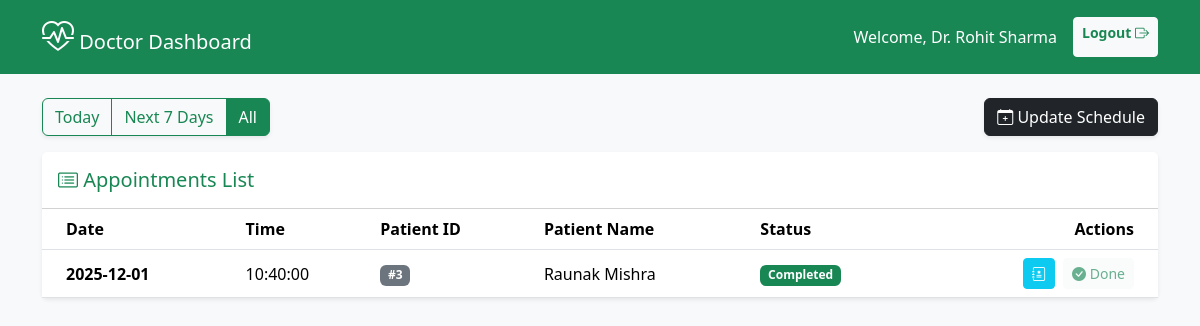
Page /doctor_dashboard (signed in) on the committed database.
### models.py (models this page shows)
class Doctor(db.Model):  # user role = 0
    id = db.Column(db.Integer(), primary_key=True)
    username = db.Column(db.String(100), unique=True, nullable=False)
    password = db.Column(db.String(20), nullable=False)
    department_id =  db.Column(db.Integer(),db.ForeignKey('department.id'), nullable=False)
    appointments = db.relationship('Appointment', backref='Doctor')

class Appointment(db.Model):
    id = db.Column(db.Integer(), primary_key=True)
    patient_id = db.Column(db.Integer(),db.ForeignKey('patient.id'), nullable=False)
    doctor_id = db.Column(db.Integer(), db.ForeignKey('doctor.id'), nullable=False)
    date = db.Column(db.Date, nullable=False)
    time = db.Column(db.Time, nullable=False)
    status = db.Column(db.String(100),nullable=False, default = 'Booked')
    treatment = db.relationship('Treatment', backref='appointment')

class Patient(db.Model):
    id = db.Column(db.Integer(), primary_key=True)
    username = db.Column(db.String(100), unique=True, nullable=False)
    password = db.Column(db.String(20), nullable=False)
    full_name = db.Column(db.String(120), nullable=False)
    address = db.Column(db.String(200), nullable=False)
    pincode = db.Column(db.Integer(), nullable=False)
    contact = db.Column(db.Integer(), nullable=False)
    appointments = db.relationship('Appointment', backref='Patient')

### routes.py (the view)
@app.route('/doctor_dashboard')
def doctor_dashboard():
    if 'role' not in session or session['role'] != 'doctor':
        return redirect(url_for('login'))
    doctor_id = session['user_id']
    doctor = Doctor.query.get(doctor_id)
    filter_type = request.args.get('filter')
    query = Appointment.query.filter_by(doctor_id=session['user_id'])
    today = date.today()
    if filter_type == 'today':
        query = query.filter(Appointment.date == today)
    elif filter_type == 'week':
        next_week = today + timedelta(days=7)
        query = query.filter(Appointment.date >= today, Appointment.date <= next_week)
    appointments = query.order_by(Appointment.date.asc(), Appointment.time.asc()).all()
    return render_template('doctor_dashboard.html', appointments=appointments, filter_type=filter_type, doctor=doctor)

### templates/doctor_dashboard.html (shortened to what this page needs)
<!DOCTYPE html>
<html lang="en">
<head>
    <link href="https://cdn.jsdelivr.net/npm/bootstrap@5.3.3/dist/css/bootstrap.min.css" rel="stylesheet">
    <link rel="stylesheet" href="https://cdn.jsdelivr.net/npm/bootstrap-icons@1.11.3/font/bootstrap-icons.min.css">
</head>
<body class="bg-light">
    <nav class="navbar navbar-expand-lg navbar-dark bg-success mb-4">
        <div class="container">
            <a class="navbar-brand" href="#"><i class="bi bi-heart-pulse fs-2"></i> Doctor Dashboard</a>
            <div class="d-flex">
                <span class="navbar-text text-white me-3">Welcome, {{ doctor.username }}</span>
                <a href="{{ url_for('logout') }}" class="btn btn-light btn-sm fw-bold text-success">Logout <i class="bi bi-box-arrow-right"></i></a>
            </div>
        </div>
    </nav>
    <div class="container">
        <div class="d-flex justify-content-between align-items-center mb-3">
            <div class="btn-group shadow-sm">
                <a href="{{ url_for('doctor_dashboard', filter='today') }}" class="btn btn-outline-success {% if filter_type == 'today' %}active{% endif %}">
                    Today
                </a>
                <a href="{{ url_for('doctor_dashboard', filter='week') }}" class="btn btn-outline-success {% if filter_type == 'week' %}active{% endif %}">
                    Next 7 Days
                </a>
                <a href="{{ url_for('doctor_dashboard') }}" class="btn btn-outline-success {% if not filter_type %}active{% endif %}">
                    All
                </a>
            </div>
            <a href="{{ url_for('manage_availability') }}" class="btn btn-dark shadow-sm">
                <i class="bi bi-calendar-plus"></i> Update Schedule
            </a>
        </div>
        <div class="card shadow-sm border-0">
            <div class="card-header bg-white py-3">
                <h5 class="mb-0 text-success"><i class="bi bi-card-list"></i> Appointments List</h5>
            </div>
            <div class="card-body p-0">
                {% if appointments %}
                    <div class="table-responsive">
                        <table class="table table-hover mb-0 align-middle">
                            <thead class="bg-light">
                                <tr>
                                    <th class="ps-4">Date</th>
                                    <th>Time</th>
                                    <th>Patient ID</th>
                                    <th>Patient Name</th>
                                    <th>Status</th>
                                    <th class="text-end pe-4">Actions</th>
                                </tr>
                            </thead>
                            <tbody>
                                {% for appt in appointments %}
                                <tr>
                                    <td class="ps-4 fw-bold">{{ appt.date }}</td>
                                    <td>{{ appt.time }}</td>
                                    <td><span class="badge bg-secondary">#{{ appt.Patient.id }}</span></td>
                                    <td>{{ appt.Patient.full_name }}</td>
                                    <td>
                                        {% if appt.status == 'Booked' %}
                                            <span class="badge bg-warning text-dark">Scheduled</span>
                                        {% elif appt.status == 'Completed' %}
                                            <span class="badge bg-success">Completed</span>
                                        {% elif appt.status == 'Cancelled' %}
                                            <span class="badge bg-danger">Cancelled</span>
                                        {% endif %}
                                    </td>
                                    <td class="text-end pe-4">
                                        <div class="d-flex justify-content-end gap-2">
                                            <a href="{{ url_for('patient_history', patient_id=appt.patient_id) }}" class="btn btn-info btn-sm text-white" title="View Medical History">
                                                <i class="bi bi-journal-medical"></i>
                                            </a>
                                            {% if appt.status == 'Booked' %}
                                                <button type="button" class="btn btn-primary btn-sm" data-bs-toggle="modal" data-bs-target="#treatModal{{ appt.id }}" title="Diagnose & Treat">
                                                    <i class="bi bi-capsule"></i>
                                                </button>
                                                <form action="{{ url_for('doctor_cancel_appointment', appt_id=appt.id) }}" method="POST" onsubmit="return confirm('Are you sure you want to cancel this appointment?');">
                                                    <button type="submit" class="btn btn-outline-danger btn-sm" title="Cancel Appointment">
                                                        <i class="bi bi-trash3-fill"></i>
                                                    </button>
                                                </form>
                                            {% elif appt.status == 'Completed' %}
                                                <button class="btn btn-light btn-sm text-success" disabled>
                                                    <i class="bi bi-check-circle-fill"></i> Done
                                                </button>
                                            {% else %}
                                                <button class="btn btn-light btn-sm text-muted" disabled>
                                                    <i class="bi bi-x"></i> Void
                                                </button>
                                            {% endif %}
                                        </div>
                                    </td>
                                </tr>
                                {% endfor %}
                            </tbody>
                        </table>
                    </div>
                {% endif %}
            </div>
        </div>
    </div>
</body>
</html>

### rows in the picture
Doctor: username "Dr. Rohit Sharma"
Appointment: date "2025-12-01", time "10:40:00", Patient.id "3", Patient.full_name "Raunak Mishra", status "Completed"
